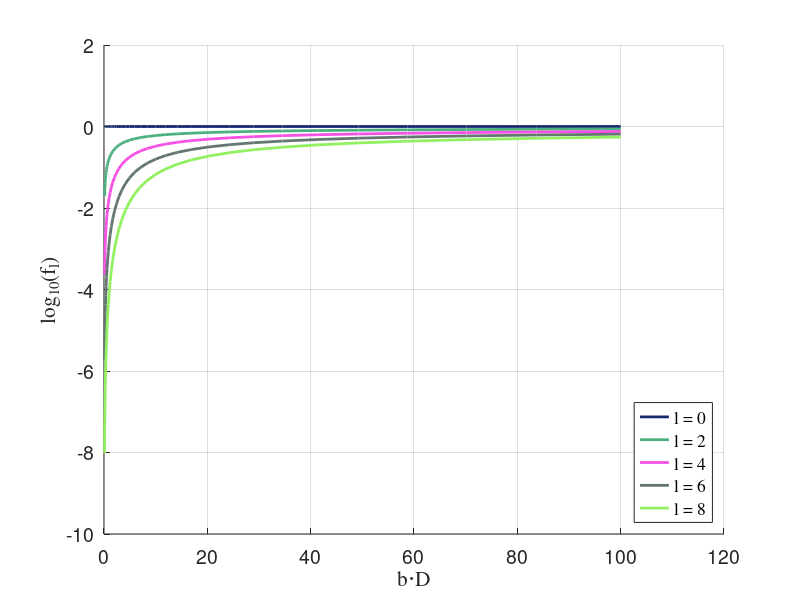
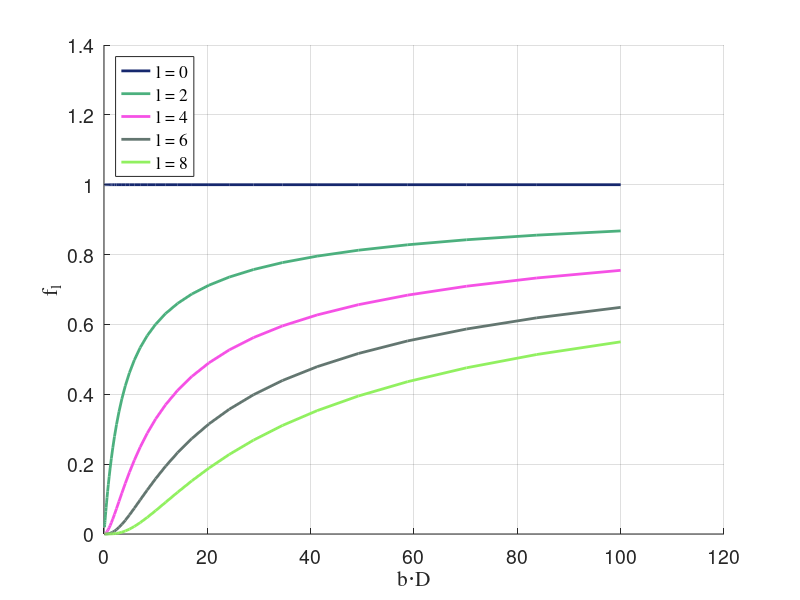

Source code (MATLAB) for these figures, in order:
% This matlab script is used to generate the sharpening factors described
% in the paper:
%
%    A. Tristan-Vega, S. Aja-Fernandez, and C.-F. Westin
%    "Deblurring of Probabilistic ODFs in Quantitative Diffusion MRI"
%    In Proceedings of the IEEE Intl. Sym. on Biomed. Im., ISBI 2012
%    Barcelona (Spain), pp. 932-935 
%
% They are used to paliate the FRT-blurring in Q-Balls like estimators.
% Please, see also the file HARDI-ITK/GenerateDeconvolutionFactors.h

bDmin = 0.1;
bDmax = 100;
NS    = 40;
bD    = exp(  linspace( log(bDmin), log(bDmax), NS )  );

L     = 8;

NP    = 10000;
theta = pi*(0:NP-1)/NP;
LEG   = zeros( L/2+1, NP );
cmp   = 1;
for l=0:2:L
    dumb         = legendre( l, cos(theta) ) * sqrt( 4*pi./(2*l+1) ) * (2*pi)*(-1)^(l/2)*cmp;
    cmp          = cmp * (l+1)/(l+2);
    LEG(l/2+1,:) = (  (2*pi)*sqrt( (2*l+1)/4/pi )*(theta(2)-theta(1))  ) * dumb(1,:).*sin(theta); 
end

RESULTS = zeros( L/2+1, NS );

p1 = ( abs(cos(theta)) >= 1e-6 );
p2 = ( abs(cos(theta)) <  1e-6 );
CC = cos(theta).*cos(theta);
SS = 1-CC;

for n=1:NS
    
    F = 2*bD(n).*SS.*CC.*exp( -bD(n).*CC );
    F = F - ( 1 + CC ).*( 1 - exp(-bD(n).*CC) );
    
    F(p1) = F(p1)./( 8*pi*pi.*CC(p1) );
    F(p2) = bD(n)/( 8*pi*pi );
    
    F     = F + 1/8/pi/pi;
    
    F = ones( L/2+1, 1 ) * F;
    F = F .* LEG;
    
    
    RESULTS(:,n) = sum( F, 2 );
    %RESULTS(1,n) = 1;
    
end


COLORS = rand( size(RESULTS,1), 3 );

hf = figure(1);
hold on;
grid on;

hl  = zeros( 1, size(RESULTS,1) );
hlt = cell(  1, size(RESULTS,1) );
for k=1:size(RESULTS,1)
    hl(k)  = plot( bD, real(log(RESULTS(k,:)))/log(10), 'Color', COLORS(k,:), 'LineStyle', '-', 'LineWidth', 2 );
    hlt{k} = ['l = ',num2str(2*(k-1))];
end
hl = legend( hl, hlt{:}, 'Location', 'SouthEast' );
xlabel('b{\cdot}D','FontSize',20,'FontName','Times');
ylabel('log_{10}(f_{l})','FontSize',20,'FontName','Times');
set(hl,'FontSize',16,'FontName','Times');
hg = get(hf,'CurrentAxes');
set(hg,'FontSize',14);

hf = figure(2);
hold on;
grid on;

hl  = zeros( 1, size(RESULTS,1) );
hlt = cell(  1, size(RESULTS,1) );
for k=1:size(RESULTS,1)
    hl(k)  = plot( bD, RESULTS(k,:), 'Color', COLORS(k,:), 'LineStyle', '-', 'LineWidth', 2 );
    hlt{k} = ['l = ',num2str(2*(k-1))];
end
hl = legend( hl, hlt{:}, 'Location', 'NorthWest' );
xlabel('b{\cdot}D','FontSize',20,'FontName','Times');
ylabel('f_{l}','FontSize',20,'FontName','Times');
set(hl,'FontSize',16,'FontName','Times');
hg = get(hf,'CurrentAxes');
set(hg,'FontSize',14);

save(['sharpen_factors_LMAX',num2str(L),'.mat'],'RESULTS','bD');

for k=0:NS-1
    for l=1:L/2
        fprintf(1,'factors[%d][%d] = %1.8f; ',k,l,1./RESULTS(l+1,k+1));
    end
    fprintf(1,'\n');
end
fprintf(1,'\n');
for k=0:NS-1
    fprintf(1,'bD[%d]=%1.8f; ',k,bD(k+1));
    if( rem(k,5)==4 )
        fprintf(1,'\n');
    end
end
